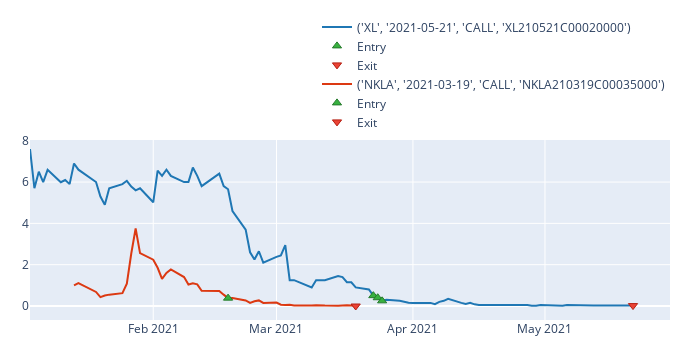

Here is the notebook cell this chart was saved with:
### Markdown cell above
### Show trades

This is excellent! Potentially figure out how to add this to a dashboard with a selector. 

Inspiration also here: https://nbviewer.jupyter.org/github/polakowo/vectorbt/blob/master/examples/PortfolioOptimization.ipynb Looks like there could be a much better way of indexing these.


### Dashboard inspiration
Probably will need to create a dashboard using dash components: https://github.com/facultyai/dash-bootstrap-components like this: https://github.com/polakowo/vectorbt/tree/master/apps/candlestick-patterns.

Example here: https://candlestick-patterns.herokuapp.com/

### Code cell
contract_symbol = df_tmp.columns[-1]
fig = df_tmp[contract_symbol].dropna().vbt.plot(trace_kwargs=dict(name=f'{contract_symbol}'))
fig = entry_df.loc[df_tmp[contract_symbol].dropna().index,contract_symbol].vbt.signals.plot_as_entry_markers(df_tmp[contract_symbol].dropna(), fig=fig)
fig = exit_df.loc[df_tmp[contract_symbol].dropna().index,contract_symbol].vbt.signals.plot_as_exit_markers(df_tmp[contract_symbol].dropna(), fig=fig)

contract_symbol = df_tmp.columns[-21]
fig = df_tmp[contract_symbol].dropna().vbt.plot(trace_kwargs=dict(name=f'{contract_symbol}'), fig=fig)
fig = entry_df.loc[df_tmp[contract_symbol].dropna().index,contract_symbol].vbt.signals.plot_as_entry_markers(df_tmp[contract_symbol].dropna(), fig=fig)
fig = exit_df.loc[df_tmp[contract_symbol].dropna().index,contract_symbol].vbt.signals.plot_as_exit_markers(df_tmp[contract_symbol].dropna(), fig=fig)

fig.show()

### Figure 1 — Plotly figure (JSON) as saved in the notebook; plotly's stock layout.template omitted (floating-point values rounded to 4 significant figures)
{"data": [{"name": "('XL', '2021-05-21', 'CALL', 'XL210521C00020000')", "showlegend": true, "type": "scatter", "uid": "099c76e1-c1c1-4b5e-ab1b-d3e8fbeec86e", "x": ["2021-01-04T00:00:00", "2021-01-05T00:00:00", "2021-01-06T00:00:00", "2021-01-07T00:00:00", "2021-01-08T00:00:00", "2021-01-11T00:00:00", "2021-01-12T00:00:00", "2021-01-13T00:00:00", "2021-01-14T00:00:00", "2021-01-15T00:00:00", "2021-01-19T00:00:00", "2021-01-20T00:00:00", "2021-01-21T00:00:00", "2021-01-22T00:00:00", "2021-01-25T00:00:00", "2021-01-26T00:00:00", "2021-01-27T00:00:00", "2021-01-28T00:00:00", "2021-01-29T00:00:00", "2021-02-01T00:00:00", "2021-02-02T00:00:00", "2021-02-03T00:00:00", "2021-02-04T00:00:00", "2021-02-05T00:00:00", "2021-02-08T00:00:00", "2021-02-09T00:00:00", "2021-02-10T00:00:00", "2021-02-11T00:00:00", "2021-02-12T00:00:00", "2021-02-16T00:00:00", "2021-02-17T00:00:00", "2021-02-18T00:00:00", "2021-02-19T00:00:00", "2021-02-22T00:00:00", "2021-02-23T00:00:00", "2021-02-24T00:00:00", "2021-02-25T00:00:00", "2021-02-26T00:00:00", "2021-03-01T00:00:00", "2021-03-02T00:00:00", "2021-03-03T00:00:00", "2021-03-04T00:00:00", "2021-03-05T00:00:00", "2021-03-08T00:00:00", "2021-03-09T00:00:00", "2021-03-10T00:00:00", "2021-03-11T00:00:00", "2021-03-12T00:00:00", "2021-03-15T00:00:00", "2021-03-16T00:00:00", "2021-03-17T00:00:00", "2021-03-18T00:00:00", "2021-03-19T00:00:00", "2021-03-22T00:00:00", "2021-03-23T00:00:00", "2021-03-24T00:00:00", "2021-03-25T00:00:00", "2021-03-26T00:00:00", "2021-03-29T00:00:00", "2021-03-30T00:00:00", "2021-03-31T00:00:00", "2021-04-01T00:00:00", "2021-04-05T00:00:00", "2021-04-06T00:00:00", "2021-04-07T00:00:00", "2021-04-08T00:00:00", "2021-04-09T00:00:00", "2021-04-12T00:00:00", "2021-04-13T00:00:00", "2021-04-14T00:00:00", "2021-04-15T00:00:00", "2021-04-16T00:00:00", "2021-04-19T00:00:00", "2021-04-20T00:00:00", "2021-04-21T00:00:00", "2021-04-22T00:00:00", "2021-04-23T00:00:00", "2021-04-26T00:00:00", "2021-04-27T00:00:00", "2021-04-28T00:00:00", "2021-04-29T00:00:00", "2021-04-30T00:00:00", "2021-05-03T00:00:00", "2021-05-04T00:00:00", "2021-05-05T00:00:00", "2021-05-06T00:00:00", "2021-05-07T00:00:00", "2021-05-10T00:00:00", "2021-05-11T00:00:00", "2021-05-12T00:00:00", "2021-05-13T00:00:00", "2021-05-14T00:00:00", "2021-05-17T00:00:00", "2021-05-18T00:00:00", "2021-05-19T00:00:00", "2021-05-20T00:00:00", "2021-05-21T00:00:00"], "y": [7.6, 5.7, 6.5, 6, 6.59, 5.99, 6.1, 5.9, 6.9, 6.6, 6, 5.3, 4.9, 5.7, 5.9, 6.06, 5.78, 5.6, 5.7, 5.02, 6.55, 6.3, 6.6, 6.3, 6, 6, 6.7, 6.3, 5.8, 6.41, 5.8, 5.65, 4.6, 3.7, 2.6, 2.25, 2.65, 2.1, 2.38, 2.45, 2.95, 1.25, 1.25, 1, 0.9, 1.25, 1.25, 1.25, 1.45, 1.4, 1.15, 1.15, 0.9, 0.8, 0.5, 0.4, 0.25, 0.3, 0.25, 0.2, 0.16, 0.15, 0.15, 0.09, 0.2, 0.25, 0.35, 0.15, 0.1, 0.15, 0.08, 0.05, 0.05, 0.03, 0.05, 0.05, 0.05, 0.03, 0.05, 0.01, 0.01, 0.05, 0.01, 0.01, 0.01, 0.05, 0.04, 0.04, 0.02, 0.02, 0.03, 0.03, 0.03, 0.03, 0.03, 0.03, 0.02]}, {"marker": {"color": "#37B13F", "line": {"color": "rgb(38,123,44)", "width": 1}, "size": 8, "symbol": "triangle-up"}, "mode": "markers", "name": "Entry", "showlegend": true, "type": "scatter", "uid": "b094a2a7-c90b-4405-8708-1cd55c8a4809", "x": ["2021-03-23T00:00:00", "2021-03-24T00:00:00", "2021-03-25T00:00:00"], "y": [0.5, 0.4, 0.25]}, {"marker": {"color": "#EA4335", "line": {"color": "rgb(181,31,18)", "width": 1}, "size": 8, "symbol": "triangle-down"}, "mode": "markers", "name": "Exit", "showlegend": true, "type": "scatter", "uid": "5784f44c-4492-47a8-8e2a-53618db07f83", "x": ["2021-05-21T00:00:00"], "y": [0.02]}, {"name": "('NKLA', '2021-03-19', 'CALL', 'NKLA210319C00035000')", "showlegend": true, "type": "scatter", "uid": "ddd00c2b-8916-4374-9d00-af43b8b40ad1", "x": ["2021-01-14T00:00:00", "2021-01-15T00:00:00", "2021-01-19T00:00:00", "2021-01-20T00:00:00", "2021-01-21T00:00:00", "2021-01-22T00:00:00", "2021-01-25T00:00:00", "2021-01-26T00:00:00", "2021-01-27T00:00:00", "2021-01-28T00:00:00", "2021-01-29T00:00:00", "2021-02-01T00:00:00", "2021-02-02T00:00:00", "2021-02-03T00:00:00", "2021-02-04T00:00:00", "2021-02-05T00:00:00", "2021-02-08T00:00:00", "2021-02-09T00:00:00", "2021-02-10T00:00:00", "2021-02-11T00:00:00", "2021-02-12T00:00:00", "2021-02-16T00:00:00", "2021-02-17T00:00:00", "2021-02-18T00:00:00", "2021-02-19T00:00:00", "2021-02-22T00:00:00", "2021-02-23T00:00:00", "2021-02-24T00:00:00", "2021-02-25T00:00:00", "2021-02-26T00:00:00", "2021-03-01T00:00:00", "2021-03-02T00:00:00", "2021-03-03T00:00:00", "2021-03-04T00:00:00", "2021-03-05T00:00:00", "2021-03-08T00:00:00", "2021-03-09T00:00:00", "2021-03-10T00:00:00", "2021-03-11T00:00:00", "2021-03-12T00:00:00", "2021-03-15T00:00:00", "2021-03-16T00:00:00", "2021-03-17T00:00:00", "2021-03-18T00:00:00", "2021-03-19T00:00:00"], "y": [1, 1.11, 0.68, 0.43, 0.51, 0.55, 0.62, 1.08, 2.53, 3.75, 2.56, 2.24, 1.85, 1.31, 1.6, 1.77, 1.4, 1.04, 1.1, 1.05, 0.74, 0.73, 0.55, 0.38, 0.39, 0.27, 0.15, 0.23, 0.27, 0.15, 0.17, 0.06, 0.05, 0.06, 0.03, 0.01, 0.03, 0.04, 0.02, 0.02, 0.01, 0.04, 0.04, 0.02, 1e-05]}, {"marker": {"color": "#37B13F", "line": {"color": "rgb(38,123,44)", "width": 1}, "size": 8, "symbol": "triangle-up"}, "mode": "markers", "name": "Entry", "showlegend": true, "type": "scatter", "uid": "cbf76019-cbe1-4910-ae9d-97097411467a", "x": ["2021-02-18T00:00:00"], "y": [0.38]}, {"marker": {"color": "#EA4335", "line": {"color": "rgb(181,31,18)", "width": 1}, "size": 8, "symbol": "triangle-down"}, "mode": "markers", "name": "Exit", "showlegend": true, "type": "scatter", "uid": "87926534-86c4-42f6-ad28-3da5fcf8e48d", "x": ["2021-03-19T00:00:00"], "y": [1e-05]}], "layout": {"height": 350, "legend": {"orientation": "h", "traceorder": "normal", "x": 1, "xanchor": "right", "y": 1.02, "yanchor": "bottom"}, "margin": {"b": 30, "l": 30, "r": 30, "t": 30}, "width": 700}}
